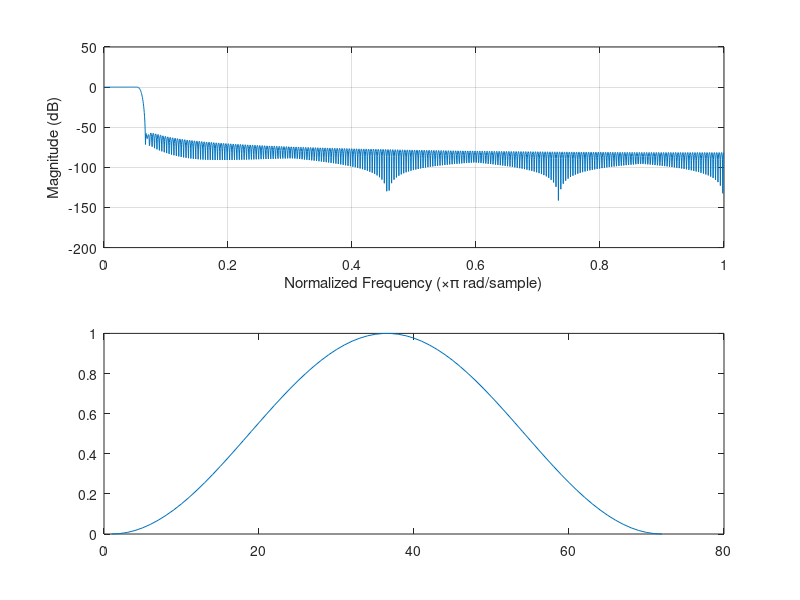
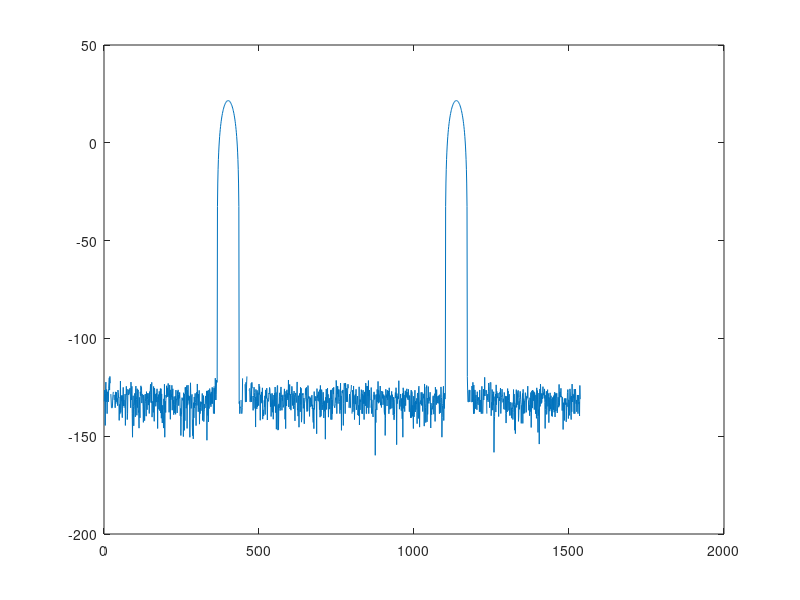

MATLAB code for these plots, in order: (Note: this script raises an error after producing the figures.)
close all;clear all;clc

rng(12041988)

use_fix_point = false;

use_window = true;

% test frequency domain multiplexing concept for McF-TDMA

% ----------------------- basic definitions --------------------------
sc_spacing = 15e3;
freq_offset_1dot4MHz_in_20MHz = 6e6;

num_sc_per_RB = 12;
num_sc_6RB = 6*num_sc_per_RB;
num_sc_100RB = 100*num_sc_per_RB;

nfft_20MHz_standard = 2048;
len_cp_20MHz_standard = 144;
sampling_rate_20MHz_standard = 30.72e6;

nfft_20MHz = 1536;
len_cp_20MHz = len_cp_20MHz_standard*(nfft_20MHz/nfft_20MHz_standard);
sampling_rate_20MHz = sampling_rate_20MHz_standard*(nfft_20MHz/nfft_20MHz_standard);

fir_coef = fir1(512, 1.4e6/sampling_rate_20MHz).'; % baseband fir of 1.4 MHz Rx
len_fir_half = (length(fir_coef)-1)/2;
freqz(fir_coef,1,512)

nfft_1dot4MHz = 128;
len_cp_1dot4MHz = len_cp_20MHz_standard*(nfft_1dot4MHz/nfft_20MHz_standard);
sampling_rate_1dot4MHz = sampling_rate_20MHz_standard*(nfft_1dot4MHz/nfft_20MHz_standard);

% ---fake frequency subcarrier(data/pilot/pss/sss/etc) of 1.4M BW 6RB----
s_1dot4MHz_6RB = (1/sqrt(2))*sign(randn(num_sc_6RB,1)) + 1i.*(1/sqrt(2))*sign(randn(num_sc_6RB,1));

% ------------------------------------------------------------------------
% Generate two 1.4 MHz LTE signal (at +6 MHz and -6 MHz) via frequency domain
% multiplexing through single 20 MHz LTE transmitter

sc_idx_offset_6MHz = freq_offset_1dot4MHz_in_20MHz/sc_spacing;
% subcarrier idx of negative 6 MHz offset 1.4 MHz LTE in 20 MHz LTE
sc_sp_n6MHz = (num_sc_100RB/2)-sc_idx_offset_6MHz-(num_sc_6RB/2)+1;
sc_ep_n6MHz = (num_sc_100RB/2)-sc_idx_offset_6MHz+(num_sc_6RB/2);
% subcarrier idx of positive 6 MHz offset 1.4 MHz LTE in 20 MHz LTE
sc_sp_p6MHz = (num_sc_100RB/2)+sc_idx_offset_6MHz-(num_sc_6RB/2)+1;
sc_ep_p6MHz = (num_sc_100RB/2)+sc_idx_offset_6MHz+(num_sc_6RB/2);

s_20MHz_100RB = zeros(num_sc_100RB,1);
% Frequency domain multiplexing of two 1.4 MHz LTE into subcarrier of 20 MHz LTE
s_20MHz_100RB(sc_sp_n6MHz:sc_ep_n6MHz) = s_1dot4MHz_6RB;
s_20MHz_100RB(sc_sp_p6MHz:sc_ep_p6MHz) = s_1dot4MHz_6RB;

if(use_window)
    L = 72;
    %w = hamming(L);
    w = hann(L);
    %w = kaiser(L,2.5);
    %w = blackman(L);
    %w = bartlett(L);
    %w = chebwin(L);
    %w = zeros(L,1);
    plot(w)
    s_20MHz_100RB(sc_sp_n6MHz:sc_ep_n6MHz) = s_1dot4MHz_6RB.*w;
    s_20MHz_100RB(sc_sp_p6MHz:sc_ep_p6MHz) = s_1dot4MHz_6RB.*w;
end

% Frequency domain multiplexing of two 1.4 MHz LTE into subcarrier of 20 MHz LTE.
figure;
plot(abs(s_20MHz_100RB));
title('Multiplexing two 6 RB into 100 RB for 20 MHz Tx');
grid on;

% -------------- 20 MHz LTE Tx: 1 CP + 1 OFDM symbol ----------------------
freq_sc_20MHz = single([s_20MHz_100RB(((num_sc_100RB/2)+1):end); zeros(nfft_20MHz-num_sc_100RB,1); s_20MHz_100RB(1:(num_sc_100RB/2))]);
ofdm_symbol_20MHz = ifft(freq_sc_20MHz,nfft_20MHz).*(nfft_20MHz/nfft_1dot4MHz);
ofdm_symbol_with_cp_20MHz = [ofdm_symbol_20MHz((end-(len_cp_20MHz-1)):end); ofdm_symbol_20MHz];


freq_ofdm_symbol_20MHz = fft(ofdm_symbol_20MHz,nfft_20MHz);
plot(10*log10(abs(freq_ofdm_symbol_20MHz).^2))


oob_vector = [freq_ofdm_symbol_20MHz(1:364); freq_ofdm_symbol_20MHz(437:1100); freq_ofdm_symbol_20MHz(1173:end)];

oob_avg = 10*log10(sum(abs(oob_vector).^2)/length(oob_vector));
fprintf(1,'OOB: %f\n',oob_avg);


% ------------------------ Create a subframe ------------------------------
subframe = [];
for i=1:1:14
    subframe = [subframe; ofdm_symbol_with_cp_20MHz];
end

if(use_fix_point)
    subframe_aux = fi(subframe,1,16,15);
    subframe_aux = subframe_aux.data;
else
    subframe_aux = subframe;
end

% ------------------------- Create Tx signal ----------------------
tx_signal = [];
for i=1:1:10
    tx_signal = [tx_signal; zeros(23040,1); subframe_aux];
end

% ------------------------- Add noise ----------------------
rx_signal = tx_signal + sqrt(0.0000001)*(1/sqrt(2))*complex(randn(length(tx_signal),1),randn(length(tx_signal),1));

if(use_fix_point)
    rx_signal_aux = fi(rx_signal,1,16,15);
    rx_signal_aux = rx_signal_aux.data;
else
    rx_signal_aux = rx_signal;
end

FFT_LENGTH = 2048;
overlap = 512;
h2 = figure('rend','painters','pos',[10 10 1000 900]);
spectrogram(rx_signal_aux, kaiser(FFT_LENGTH,5), overlap, FFT_LENGTH, sampling_rate_20MHz,'centered');
title('Windowing')

